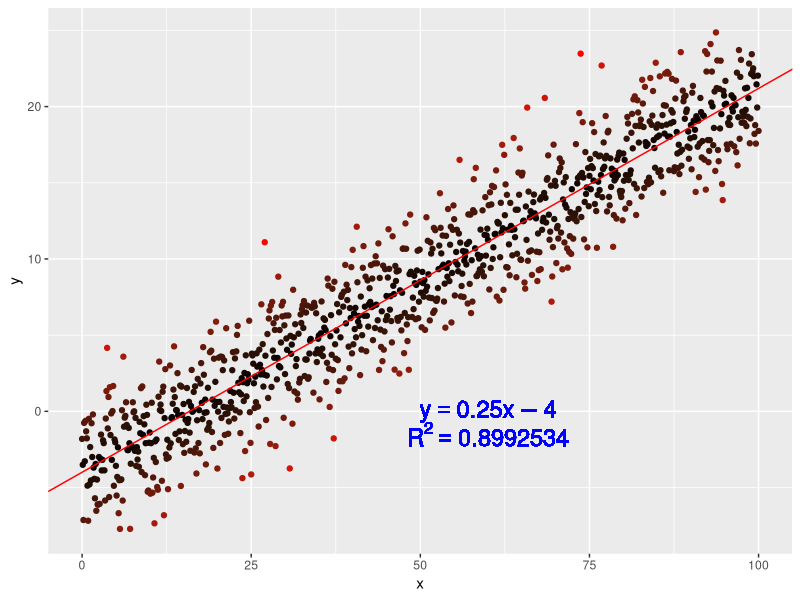

Write the R code that produced this figure.
#Language: R
#Auther: Cong Liu (cong.liu20@imperial.ac.uk)
#Script: plotLin.R
#Work Path: CMEECourseWork/Week3/Code
#Dependency: ggplot2
#Input:
#Function: Plot linear regression data
#Output: Results/MyLinReg.pdf
#Usage: Rscript plotLin.R
#Date: Oct, 2020

library(ggplot2)

x <- seq(0, 100, by = 0.1)
y <- -4. + 0.25 * x +
  rnorm(length(x), mean = 0., sd = 2.5)

# and put them in a dataframe
my_data <- data.frame(x = x, y = y)

# perform a linear regression
my_lm <- summary(lm(y ~ x, data = my_data))

pdf("../Results/MyLinReg.pdf")
# plot the data
p <-  ggplot(my_data, aes(x = x, y = y,
                          colour = abs(my_lm$residual))
) +
  geom_point() +
  scale_colour_gradient(low = "black", high = "red") +
  theme(legend.position = "none")

# add the regression line
p <- p + geom_abline(
  intercept = my_lm$coefficients[1][1],
  slope = my_lm$coefficients[2][1],
  colour = "red")
# throw some math on the plot
p <- p + geom_text(aes(x = 60, y = 0,
                       label = "y==0.25*x-4"), 
                   parse = TRUE, size = 6, 
                   colour = "blue")
lab = paste("R^2==", my_lm$adj.r.squared, sep = "")
p <- p + geom_text(aes(x = 60, y = -1.5,
                       label = lab),
                   parse = T, size = 6,
                   colour = "blue")
p
dev.off()

